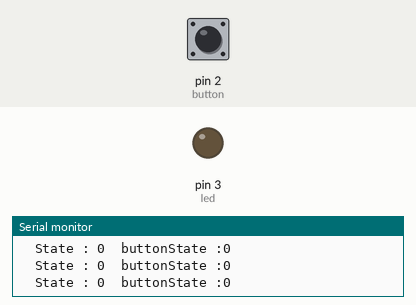
Simulated run of this sketch. Board: Arduino Uno, built with avr-gcc and run on an emulated ATmega328P. Parts: output pins drawn as LEDs (lit = HIGH), the last lines printed to the serial monitor. Inputs (shaded band) come from the test bench; at power-on: pin 2 (button) LOW.

Above: at 1.8 s.
1.9 s: pin 2 (button) pulled HIGH for 0.6 s
At 2.7 s:
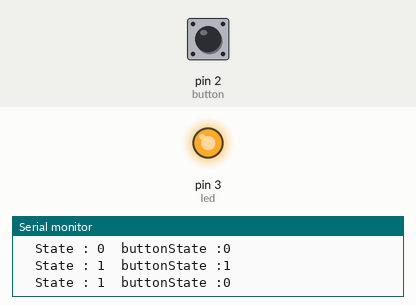
4.0 s: pin 2 (button) pulled HIGH for 1 s
At 4.3 s:
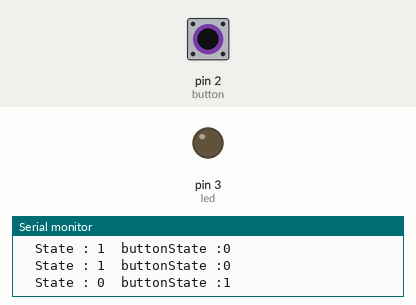
6.5 s: pin 2 (button) pulled HIGH for 3.2 s
At 7.5 s:
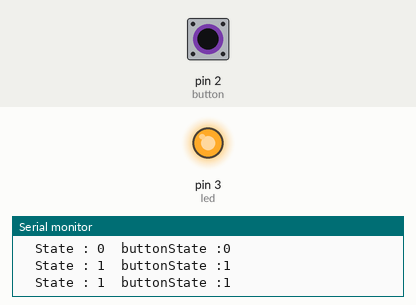
Timing chart, 0 to 9.5 s (numbered marks = the images above; inputs shaded):
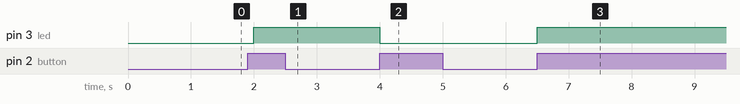

The sketch:

button04.ino
```cpp
#define led 3
#define button 2

boolean state =LOW ;
int buttonState;
unsigned long DebounceDelay = 200;
unsigned long DebounceLast = 0;
void setup() {
  pinMode(button,INPUT);
  pinMode(led,OUTPUT);
  Serial.begin(9600);
  attachInterrupt(digitalPinToInterrupt(button),pinState,RISING);
}

void pinState(){
  if((millis()-DebounceLast)>DebounceDelay){
     state=!state;
     DebounceLast=millis();
  }
}
void loop() {
  buttonState=digitalRead(button);

  digitalWrite(led,state);
  Serial.print("\tState : ");
  Serial.print(state);
  Serial.print("\tbuttonState :");
  Serial.println(buttonState);
  delay(500);
}
```

Measured:
- after the input at 1.9 s, pin 3 (led): LOW → HIGH after 0.10 s
- after the input at 4.0 s, pin 3 (led): HIGH → LOW at once
- after the input at 6.5 s, pin 3 (led): LOW → HIGH at once
